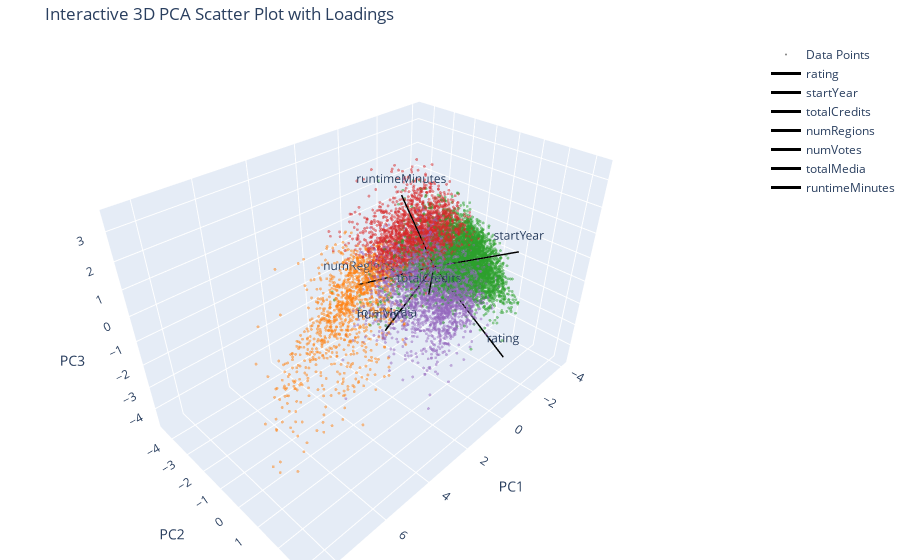

This figure's notebook cell:
### Code cell
import plotly.graph_objects as go
from matplotlib.colors import to_rgb

# Define colors for clusters
# cluster_colors = ["red", "green", "blue"]
# data_pca["color"] = data_pca["cluster"].map(lambda c: cluster_colors[c])

pca_columns = [f"PC{i+1}" for i in range(len(data_pca[0]))]

pca_df = pd.DataFrame(data_pca, columns=pca_columns)
    
pca_df['cluster'] = data['cluster']

pca_df['color'] = [to_rgb(color_name) for color_name in scatter_colors]

# Create scatter plot trace
scatter_trace = go.Scatter3d(
    x=pca_df['PC1'], y=pca_df['PC2'], z=pca_df['PC3'],
    mode="markers",
    marker=dict(
        size=1, color=pca_df['color'], opacity=0.5, 
        # line=dict(width=0.5, color="black")
    ),
    # text=data_pca.index,  # Hover info
    name="Data Points"
)

# Create loading vectors as arrows
arrow_traces = []
for i in range(len(loadings_scaled)):
    arrow_traces.append(
        go.Scatter3d(
            x=[0, loadings_scaled[i, 0]],
            y=[0, loadings_scaled[i, 1]],
            z=[0, loadings_scaled[i, 2]],
            mode="lines+text",
            line=dict(color="black", width=3),
            text=[None, data.columns[i]],  # Label at the end of arrow
            textposition="top center",
            name=data.columns[i]
        )
    )

# Combine traces
fig = go.Figure(data=[scatter_trace] + arrow_traces)

# Customize layout
fig.update_layout(
    title="Interactive 3D PCA Scatter Plot with Loadings",
    scene=dict(
        xaxis_title="PC1",
        yaxis_title="PC2",
        zaxis_title="PC3"
    ),
    margin=dict(l=0, r=0, b=0, t=40)
)

# Show plot
fig.show()

### Figure 1 — Plotly figure (JSON) as saved in the notebook; plotly's stock layout.template omitted (floating-point values rounded to 4 significant figures; data arrays with more than 128 entries replaced by an {"elided": "..."} marker saying what was removed)
{"data": [{"marker": {"color": {"elided": "11579x3 float values"}, "opacity": 0.5, "size": 1}, "mode": "markers", "name": "Data Points", "type": "scatter3d", "x": {"elided": "11579 float values"}, "y": {"elided": "11579 float values"}, "z": {"elided": "11579 float values"}}, {"line": {"color": "black", "width": 3}, "mode": "lines+text", "name": "rating", "text": [null, "rating"], "textposition": "top center", "type": "scatter3d", "x": [0, -0.2925], "y": [0, 3.075], "z": [0, -2.459]}, {"line": {"color": "black", "width": 3}, "mode": "lines+text", "name": "startYear", "text": [null, "startYear"], "textposition": "top center", "type": "scatter3d", "x": [0, 0.1494], "y": [0, 3.31], "z": [0, 2.061]}, {"line": {"color": "black", "width": 3}, "mode": "lines+text", "name": "totalCredits", "text": [null, "totalCredits"], "textposition": "top center", "type": "scatter3d", "x": [0, 2.188], "y": [0, 1.619], "z": [0, 0.685]}, {"line": {"color": "black", "width": 3}, "mode": "lines+text", "name": "numRegions", "text": [null, "numRegions"], "textposition": "top center", "type": "scatter3d", "x": [0, 2.332], "y": [0, -1.383], "z": [0, -0.3126]}, {"line": {"color": "black", "width": 3}, "mode": "lines+text", "name": "numVotes", "text": [null, "numVotes"], "textposition": "top center", "type": "scatter3d", "x": [0, 2.544], "y": [0, 0.123], "z": [0, -1.361]}, {"line": {"color": "black", "width": 3}, "mode": "lines+text", "name": "totalMedia", "text": [null, "totalMedia"], "textposition": "top center", "type": "scatter3d", "x": [0, 2.392], "y": [0, 0.02799], "z": [0, -1.413]}, {"line": {"color": "black", "width": 3}, "mode": "lines+text", "name": "runtimeMinutes", "text": [null, "runtimeMinutes"], "textposition": "top center", "type": "scatter3d", "x": [0, 1.572], "y": [0, -0.1854], "z": [0, 3.208]}], "layout": {"margin": {"b": 0, "l": 0, "r": 0, "t": 40}, "scene": {"xaxis": {"title": {"text": "PC1"}}, "yaxis": {"title": {"text": "PC2"}}, "zaxis": {"title": {"text": "PC3"}}}, "title": {"text": "Interactive 3D PCA Scatter Plot with Loadings"}}}
